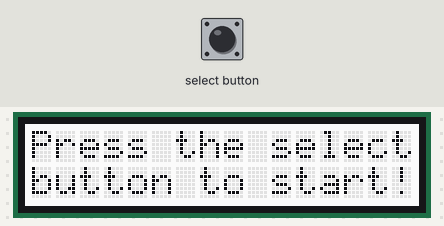
Recording of a program running on a simulated Raspberry Pi (BCM pin numbers). Shown: 16×2 character LCD. The test bench sets the inputs (shaded band); at power-on: select button HIGH. Random numbers come from a fixed seed. At 14.5 s the program stops and its outputs stay as they are.

Above: at 4.3 s.
4.4 s: select button pulled LOW for 0.15 s
At 5.1 s:
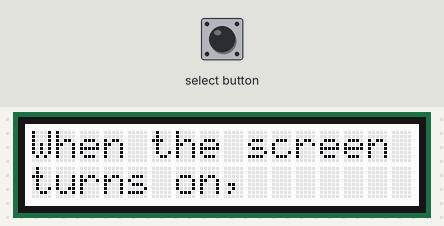
7.5 s: select button pulled LOW for 3.2 s
At 7.5 s:
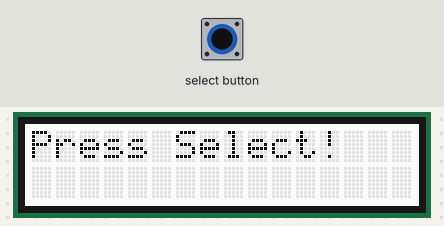
At 10.7 s:
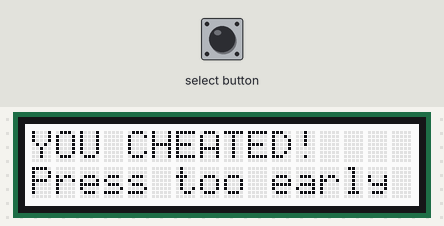
Timing chart, 0 to 12.2 s (numbered marks = the images above; inputs shaded):
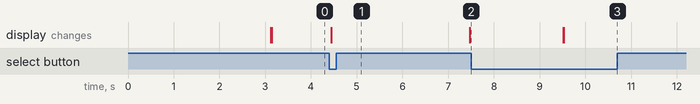

Measured:
- after the input at 4.4 s, the display: first changes at once (image 1 shows a later state)

The program:

ReactionTime.py
```python
from time import sleep
from Adafruit_CharLCDPlate import Adafruit_CharLCDPlate
import random
# Initialize the LCD plate.  Should auto-detect correct I2C bus.  If not,
# pass '0' for early 256 MB Model B boards or '1' for all later versions
lcd = Adafruit_CharLCDPlate(0)
scounter2 = 0
count = 0
# Clear display and show greeting, pause 1 sec
lcd.backlight(lcd.ON)
lcd.clear()
#lcd.message("Sven is Poopy!!!\nKai is awesome!!")
#sleep(3)
#lcd.clear()
lcd.message("BTW This is a\nreaction test")
sleep(3)
lcd.clear()
lcd.message("Press the select\nbutton to start!")
while True:
	if lcd.buttonPressed(lcd.SELECT):
		break
lcd.clear()
lcd.message("When the screen\nturns on,")
sleep(3)
lcd.clear()
lcd.message("Press Select!")
sleep(2)
lcd.clear()
lcd.backlight(lcd.OFF)
rtime = float(random.randrange(200.0,600.00))
drtime = rtime/100.0
while True:
	scounter2 +=0.001

	if lcd.buttonPressed(lcd.SELECT):
		cheat = True
		break
	elif scounter2 <= drtime:
		cheat = False
	sleep(0.001)
if not cheat:
	lcd.backlight(lcd.ON)
	while True:
		if  lcd.buttonPressed(lcd.SELECT):
			break
		count += 1
		sleep(0.001)
	secs = count/1000.0
	lcd.message("  Your time is  \n      " + str(secs) )
	sleep(5)
	lcd.clear
	lcd.backlight(lcd.OFF)
else:
	lcd.backlight(lcd.ON)
	lcd.message("YOU CHEATED!\nPress too early")
	sleep(5)
	lcd.clear
	lcd.backlight(lcd.OFF)
```
